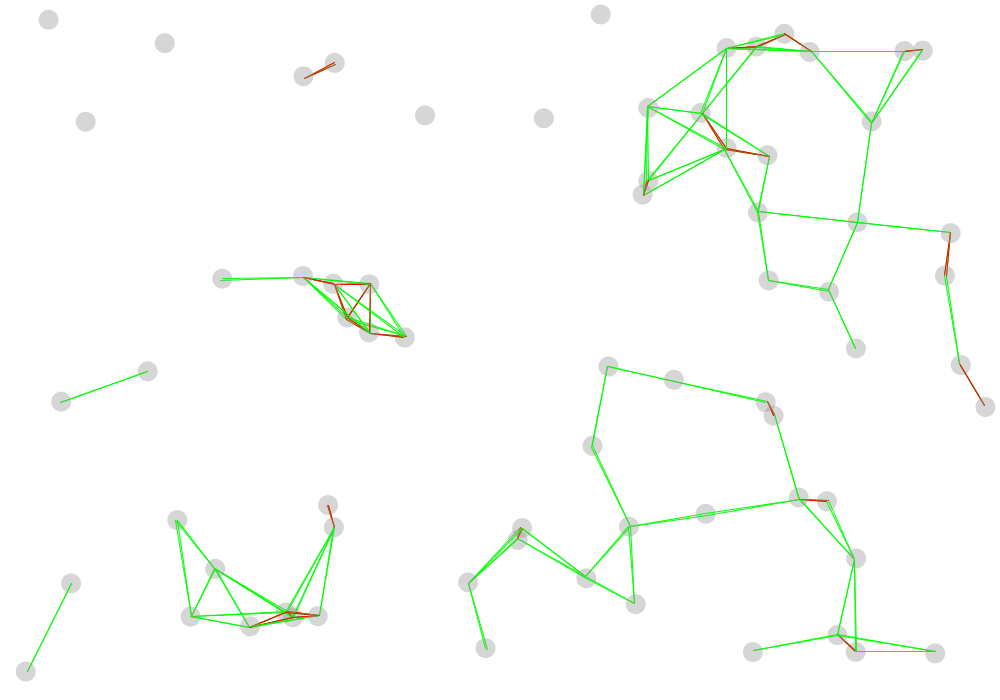
Frame 1 (no input)
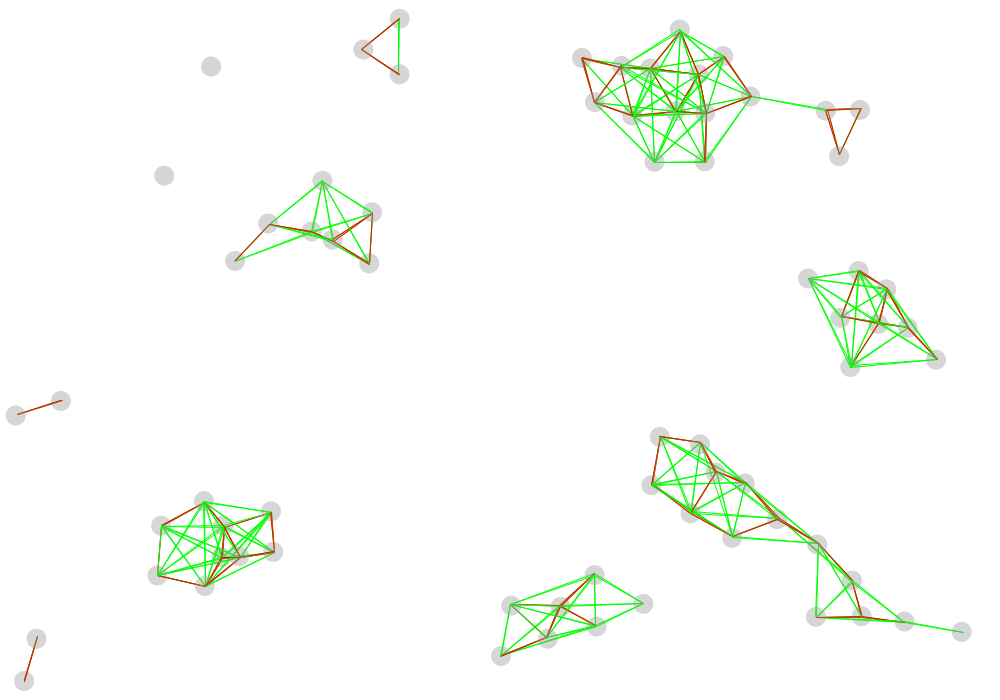
Frame 60 (the mouse pressed at the canvas centre just before this capture)
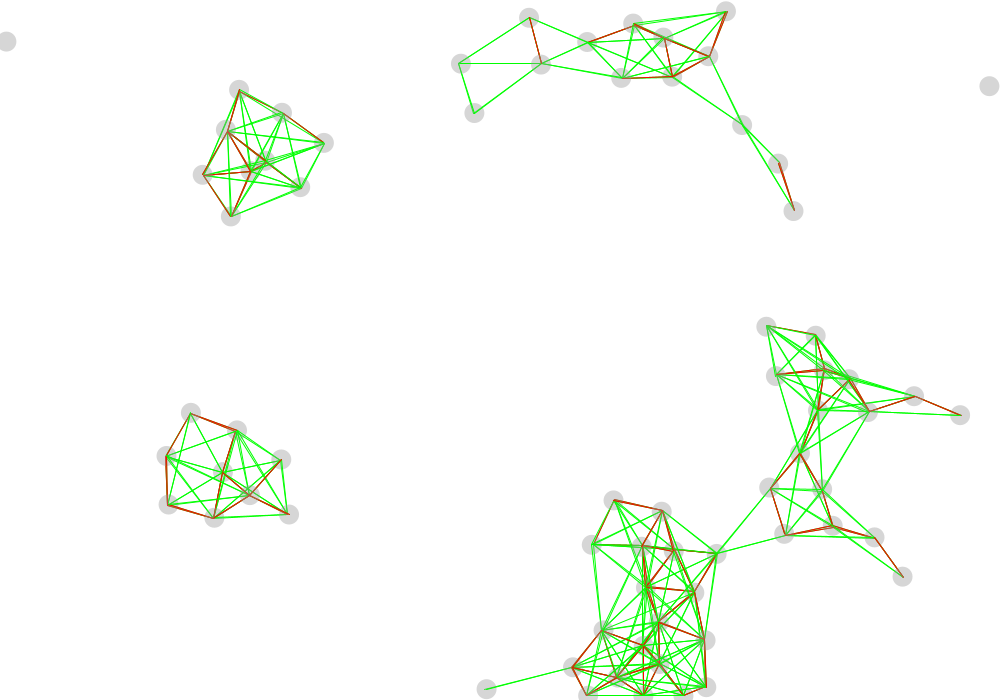
Frame 120 (the mouse held since frame 60 and released just before this capture)

The Processing sketch that drew these frames (run headless with seeded random() and noise(); from frame 60 on, the mouse is pressed at the canvas centre):

// Processing sketch: floking_behaviour_V3
// ── floking_behaviour_V3.pde
ArrayList <boid> flock = new ArrayList <boid> ();

void setup() {
  size(1000, 700);
  strokeWeight(10);
  for (int i = 0; i < 70; i++) {
    flock.add(new boid(new PVector (random(width), random(height))));
  }
}

void mousePressed() {

  if (mouseButton == LEFT) { 

    flock.add(new anarchist(new PVector(mouseX, mouseY)));
    
  }
}



void draw() {
  background(255);
  //noLoop();
  for (boid m : flock) {

    m.behave(flock);
    m.edge();
    m.move();
    stroke(50, 100);
    m.create();
  }
}

// ── anarchist.pde
class anarchist extends boid{
  
  
  anarchist(PVector origin){
  
  super(origin);
  
  coeffc = -1;
 
  }
  




  void create() {//classico
    noStroke();
    fill(0, 100);
    ellipse(loc.x, loc.y, 20, 20);
  }
}

// ── boid.pde
class boid {

  PVector loc;
  PVector vel;
  PVector acc;
  float sight;
  float maxvel;
  float maxfor;
  float coeffc;
  float coeffa;
  float coeffs;

  boid(PVector origin) {
    loc = origin;
    vel = new PVector (random(-2, 2), random(-2, 2));
    acc = new PVector (0, 0);
    sight = 100;
    maxvel = 2;
    maxfor = 0.3;
    coeffc = 1;
    coeffa = 1;
    coeffs = 1.5;
  }

  PVector cohese(ArrayList <boid> flock) {//regola: la direzione di ogni "boid" è la media della posizione dei compagni di stormo
    float csight = sight;
    int close = 0;
    PVector avloc = new PVector();

    for (boid c : flock) {

      if (this != c) {

        if (loc.dist(c.loc) < csight) {

           if (flock.size() <= 100) {
           stroke(0, 255, 0);
            strokeWeight(1);
           line(loc.x, loc.y, c.loc.x, c.loc.y);
           }
            
          avloc.add(c.loc);
          close++;
        }
      }
    }

    if (close > 0) {

      avloc.div(close); //media
      avloc.sub(loc);//direzione
      avloc.setMag(maxvel);//velocità di spostamento momentanea
      avloc.sub(vel);//velocità di spostamento finale    
      avloc.limit(maxfor);//forza di coesione limitata (altrimenti i "boids" si attaccano istantaneamente)
    }
    return avloc;
  }

  PVector allign(ArrayList <boid> flock) {//regola: la velocità di ogni "boid" è la velocità media dei compagni di stormo

    float asight = sight / 2;
    int close = 0;
    PVector avvel = new PVector();

    for (boid a : flock) {

      if (this != a) {

        if (loc.dist(a.loc) < asight) {
      
          avvel.add(a.vel);
          close++;
        }
      }
    }

    if (close > 0) {

      avvel.div(close);
      avvel.setMag(maxvel);
      avvel.sub(vel);
      avvel.limit(maxfor);
    }
    return avvel;
  }

  PVector separate(ArrayList <boid> flock) {//regola: ogni "boid" si allontana dai compagni di stormo vicini. la forza di allonatnamento è porporzionale alla distanza dei "boid"

    float ssight = sight / 2;
    int close = 0;
    PVector closep = new PVector ();


    for (boid s : flock) {
      if (this != s) {
        float d = loc.dist(s.loc);
        if (d < ssight) {
       if (flock.size() <= 100) {
           stroke(255, 0, 0);
            strokeWeight(1);
           line(loc.x, loc.y, s.loc.x, s.loc.y);
           }
          PVector diff = PVector.sub(loc, s.loc);
          diff.div(d * d);
          closep.add(diff);
          close++;
        }
      }
    }

    if (close > 0) {

      closep.div(close);
      closep.setMag(maxvel);
      closep.sub(vel);
      closep.limit(maxfor);
    }
    return closep;
  }
  void behave(ArrayList <boid> flock) {//ogni forza imposta dalle regole viene applicata

    PVector cohesion = cohese(flock);
    PVector allignement = allign(flock);
    PVector separation = separate(flock);

    cohesion.mult(coeffc);
    allignement.mult(coeffa);
    separation.mult(coeffs);

    acc.add(cohesion);
    acc.add(allignement);
    acc.add(separation);
  }




  void edge() {//effetto pac-man

    if (loc.x < 0) {
      loc.x = width;
    } else if (loc.x > width) {
      loc.x = 0;
    }

    if (loc.y < 0) {
      loc.y = height;
    } else if (loc.y > height) {
      loc.y = 0;
    }
  }

  void move() {//classico
    loc.add(vel);
    vel.add(acc);
    vel.limit(maxvel);
    acc.mult(0);
  }

  void create() {//classico
    noStroke();
    fill(150, 100);
    ellipse(loc.x, loc.y, 20, 20);
  }
}
